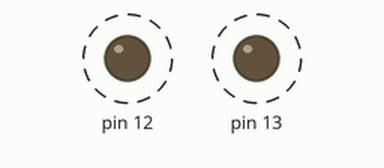
Bench run of a sketch on a simulated Arduino Uno, built for the host (arithmetic inside an expression is 32-bit, double 64-bit). On the bench: output pins drawn as LEDs (lit = HIGH). Dashed ring = blinking. An integer division by zero does not stop the program and gives all ones (-1).

Above: at 0.5 s.
Timing chart, 0 to 3.0 s (numbered marks = the images above):
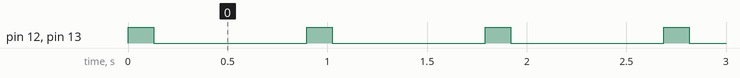

The sketch:

blink.ino
```cpp
int ledTime = 128;
int ledValue = HIGH;
int ledSync = 0;

void setup() {
  // put your setup code here, to run once:
  pinMode(13, OUTPUT);
  pinMode(12, OUTPUT);
  Serial.begin(9600);
}

void loop() {
  ledValue = (ledSync % 0 == 0) || (ledSync % 7 == 0);
  digitalWrite(13, ledValue);
  digitalWrite(12, ledValue);
  ledSync++;
  delay(ledTime);
}
```

Measured:
- by itself, pin 12, pin 13: alternates HIGH for 0.13 s and LOW for 0.77 s
